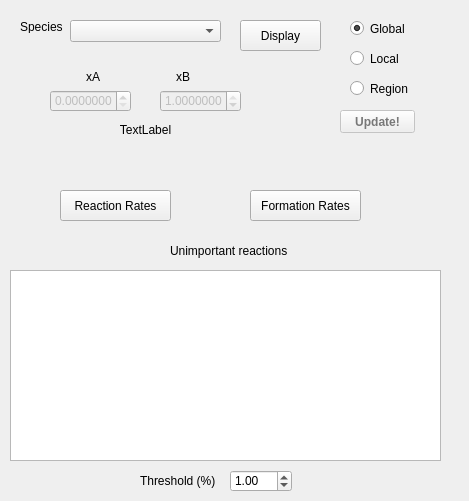
<?xml version="1.0" encoding="UTF-8"?>
<ui version="4.0">
 <class>QW_Panel_ROPAClass</class>
 <widget class="QWidget" name="QW_Panel_ROPAClass">
  <property name="geometry">
   <rect>
    <x>0</x>
    <y>0</y>
    <width>469</width>
    <height>501</height>
   </rect>
  </property>
  <property name="windowTitle">
   <string>Rate of Production Analysis</string>
  </property>
  <widget class="QComboBox" name="comboBox_IntegralSpecies">
   <property name="geometry">
    <rect>
     <x>70</x>
     <y>20</y>
     <width>151</width>
     <height>22</height>
    </rect>
   </property>
  </widget>
  <widget class="QLabel" name="label_IntegralSpecies">
   <property name="geometry">
    <rect>
     <x>20</x>
     <y>20</y>
     <width>46</width>
     <height>13</height>
    </rect>
   </property>
   <property name="text">
    <string>Species</string>
   </property>
  </widget>
  <widget class="QPushButton" name="pushButton_UnimportantReactions_2">
   <property name="geometry">
    <rect>
     <x>240</x>
     <y>20</y>
     <width>81</width>
     <height>31</height>
    </rect>
   </property>
   <property name="text">
    <string>Display</string>
   </property>
  </widget>
  <widget class="QTextEdit" name="textEdit_UnimportantReactions">
   <property name="geometry">
    <rect>
     <x>10</x>
     <y>270</y>
     <width>431</width>
     <height>191</height>
    </rect>
   </property>
   <property name="font">
    <font>
     <family>Courier</family>
    </font>
   </property>
  </widget>
  <widget class="QDoubleSpinBox" name="doubleSpinBox_IntegralSpecies">
   <property name="geometry">
    <rect>
     <x>230</x>
     <y>470</y>
     <width>62</width>
     <height>22</height>
    </rect>
   </property>
   <property name="minimum">
    <double>0.010000000000000</double>
   </property>
   <property name="maximum">
    <double>10.000000000000000</double>
   </property>
   <property name="singleStep">
    <double>0.010000000000000</double>
   </property>
   <property name="value">
    <double>1.000000000000000</double>
   </property>
  </widget>
  <widget class="QLabel" name="label_IntegralSpecies_2">
   <property name="geometry">
    <rect>
     <x>170</x>
     <y>240</y>
     <width>121</width>
     <height>21</height>
    </rect>
   </property>
   <property name="text">
    <string>Unimportant reactions</string>
   </property>
  </widget>
  <widget class="QLabel" name="label_IntegralSpecies_3">
   <property name="geometry">
    <rect>
     <x>140</x>
     <y>470</y>
     <width>81</width>
     <height>21</height>
    </rect>
   </property>
   <property name="text">
    <string>Threshold (%)</string>
   </property>
  </widget>
  <widget class="QRadioButton" name="ropaRadioButton_Global">
   <property name="geometry">
    <rect>
     <x>350</x>
     <y>20</y>
     <width>82</width>
     <height>17</height>
    </rect>
   </property>
   <property name="text">
    <string>Global</string>
   </property>
   <property name="checked">
    <bool>true</bool>
   </property>
  </widget>
  <widget class="QRadioButton" name="ropaRadioButton_Local">
   <property name="geometry">
    <rect>
     <x>350</x>
     <y>50</y>
     <width>82</width>
     <height>17</height>
    </rect>
   </property>
   <property name="text">
    <string>Local</string>
   </property>
  </widget>
  <widget class="QRadioButton" name="ropaRadioButton_Region">
   <property name="geometry">
    <rect>
     <x>350</x>
     <y>80</y>
     <width>82</width>
     <height>17</height>
    </rect>
   </property>
   <property name="text">
    <string>Region</string>
   </property>
  </widget>
  <widget class="QLabel" name="label">
   <property name="geometry">
    <rect>
     <x>70</x>
     <y>70</y>
     <width>46</width>
     <height>13</height>
    </rect>
   </property>
   <property name="text">
    <string>xA</string>
   </property>
   <property name="alignment">
    <set>Qt::AlignCenter</set>
   </property>
  </widget>
  <widget class="QLabel" name="label_2">
   <property name="geometry">
    <rect>
     <x>160</x>
     <y>70</y>
     <width>46</width>
     <height>13</height>
    </rect>
   </property>
   <property name="text">
    <string>xB</string>
   </property>
   <property name="alignment">
    <set>Qt::AlignCenter</set>
   </property>
  </widget>
  <widget class="QDoubleSpinBox" name="doubleSpinBox_xA">
   <property name="enabled">
    <bool>false</bool>
   </property>
   <property name="geometry">
    <rect>
     <x>50</x>
     <y>90</y>
     <width>81</width>
     <height>22</height>
    </rect>
   </property>
   <property name="decimals">
    <number>7</number>
   </property>
   <property name="minimum">
    <double>0.000000000000000</double>
   </property>
   <property name="maximum">
    <double>10.000000000000000</double>
   </property>
   <property name="singleStep">
    <double>0.010000000000000</double>
   </property>
   <property name="value">
    <double>0.000000000000000</double>
   </property>
  </widget>
  <widget class="QDoubleSpinBox" name="doubleSpinBox_xB">
   <property name="enabled">
    <bool>false</bool>
   </property>
   <property name="geometry">
    <rect>
     <x>160</x>
     <y>90</y>
     <width>81</width>
     <height>22</height>
    </rect>
   </property>
   <property name="decimals">
    <number>7</number>
   </property>
   <property name="minimum">
    <double>0.000000000000000</double>
   </property>
   <property name="maximum">
    <double>1.000000000000000</double>
   </property>
   <property name="singleStep">
    <double>0.010000000000000</double>
   </property>
   <property name="value">
    <double>1.000000000000000</double>
   </property>
  </widget>
  <widget class="QLabel" name="label_x_coordinate">
   <property name="geometry">
    <rect>
     <x>60</x>
     <y>120</y>
     <width>171</width>
     <height>20</height>
    </rect>
   </property>
   <property name="text">
    <string>TextLabel</string>
   </property>
   <property name="alignment">
    <set>Qt::AlignCenter</set>
   </property>
  </widget>
  <widget class="QPushButton" name="pushButton_Update">
   <property name="enabled">
    <bool>false</bool>
   </property>
   <property name="geometry">
    <rect>
     <x>340</x>
     <y>110</y>
     <width>75</width>
     <height>23</height>
    </rect>
   </property>
   <property name="palette">
    <palette>
     <active>
      <colorrole role="Text">
       <brush brushstyle="SolidPattern">
        <color alpha="255">
         <red>0</red>
         <green>0</green>
         <blue>0</blue>
        </color>
       </brush>
      </colorrole>
      <colorrole role="ButtonText">
       <brush brushstyle="SolidPattern">
        <color alpha="255">
         <red>170</red>
         <green>0</green>
         <blue>0</blue>
        </color>
       </brush>
      </colorrole>
     </active>
     <inactive>
      <colorrole role="Text">
       <brush brushstyle="SolidPattern">
        <color alpha="255">
         <red>0</red>
         <green>0</green>
         <blue>0</blue>
        </color>
       </brush>
      </colorrole>
      <colorrole role="ButtonText">
       <brush brushstyle="SolidPattern">
        <color alpha="255">
         <red>170</red>
         <green>0</green>
         <blue>0</blue>
        </color>
       </brush>
      </colorrole>
     </inactive>
     <disabled>
      <colorrole role="Text">
       <brush brushstyle="SolidPattern">
        <color alpha="255">
         <red>120</red>
         <green>120</green>
         <blue>120</blue>
        </color>
       </brush>
      </colorrole>
      <colorrole role="ButtonText">
       <brush brushstyle="SolidPattern">
        <color alpha="255">
         <red>120</red>
         <green>120</green>
         <blue>120</blue>
        </color>
       </brush>
      </colorrole>
     </disabled>
    </palette>
   </property>
   <property name="font">
    <font>
     <weight>75</weight>
     <bold>true</bold>
    </font>
   </property>
   <property name="toolTip">
    <string extracomment="Remember to press this button when you change your options!"/>
   </property>
   <property name="text">
    <string>Update!</string>
   </property>
  </widget>
  <widget class="QPushButton" name="pushButton_ReactionRates">
   <property name="geometry">
    <rect>
     <x>60</x>
     <y>190</y>
     <width>111</width>
     <height>31</height>
    </rect>
   </property>
   <property name="text">
    <string>Reaction Rates</string>
   </property>
  </widget>
  <widget class="QPushButton" name="pushButton_FormationRates">
   <property name="geometry">
    <rect>
     <x>250</x>
     <y>190</y>
     <width>111</width>
     <height>31</height>
    </rect>
   </property>
   <property name="text">
    <string>Formation Rates</string>
   </property>
  </widget>
 </widget>
 <layoutdefault spacing="6" margin="11"/>
 <resources/>
 <connections>
  <connection>
   <sender>pushButton_UnimportantReactions_2</sender>
   <signal>clicked()</signal>
   <receiver>QW_Panel_ROPAClass</receiver>
   <slot>display_integralspecies()</slot>
   <hints>
    <hint type="sourcelabel">
     <x>282</x>
     <y>46</y>
    </hint>
    <hint type="destinationlabel">
     <x>364</x>
     <y>76</y>
    </hint>
   </hints>
  </connection>
  <connection>
   <sender>doubleSpinBox_IntegralSpecies</sender>
   <signal>valueChanged(double)</signal>
   <receiver>QW_Panel_ROPAClass</receiver>
   <slot>update_unimportantreactions()</slot>
   <hints>
    <hint type="sourcelabel">
     <x>230</x>
     <y>470</y>
    </hint>
    <hint type="destinationlabel">
     <x>383</x>
     <y>260</y>
    </hint>
   </hints>
  </connection>
  <connection>
   <sender>pushButton_Update</sender>
   <signal>clicked()</signal>
   <receiver>QW_Panel_ROPAClass</receiver>
   <slot>update_rateofproductionanalysis()</slot>
   <hints>
    <hint type="sourcelabel">
     <x>398</x>
     <y>120</y>
    </hint>
    <hint type="destinationlabel">
     <x>446</x>
     <y>101</y>
    </hint>
   </hints>
  </connection>
  <connection>
   <sender>ropaRadioButton_Global</sender>
   <signal>toggled(bool)</signal>
   <receiver>QW_Panel_ROPAClass</receiver>
   <slot>update_updatescreen()</slot>
   <hints>
    <hint type="sourcelabel">
     <x>394</x>
     <y>30</y>
    </hint>
    <hint type="destinationlabel">
     <x>444</x>
     <y>49</y>
    </hint>
   </hints>
  </connection>
  <connection>
   <sender>ropaRadioButton_Local</sender>
   <signal>toggled(bool)</signal>
   <receiver>QW_Panel_ROPAClass</receiver>
   <slot>update_updatescreen()</slot>
   <hints>
    <hint type="sourcelabel">
     <x>388</x>
     <y>60</y>
    </hint>
    <hint type="destinationlabel">
     <x>418</x>
     <y>69</y>
    </hint>
   </hints>
  </connection>
  <connection>
   <sender>ropaRadioButton_Region</sender>
   <signal>toggled(bool)</signal>
   <receiver>QW_Panel_ROPAClass</receiver>
   <slot>update_updatescreen()</slot>
   <hints>
    <hint type="sourcelabel">
     <x>352</x>
     <y>90</y>
    </hint>
    <hint type="destinationlabel">
     <x>300</x>
     <y>94</y>
    </hint>
   </hints>
  </connection>
  <connection>
   <sender>doubleSpinBox_xA</sender>
   <signal>valueChanged(double)</signal>
   <receiver>QW_Panel_ROPAClass</receiver>
   <slot>update_updatescreen()</slot>
   <hints>
    <hint type="sourcelabel">
     <x>84</x>
     <y>98</y>
    </hint>
    <hint type="destinationlabel">
     <x>38</x>
     <y>137</y>
    </hint>
   </hints>
  </connection>
  <connection>
   <sender>doubleSpinBox_xB</sender>
   <signal>valueChanged(double)</signal>
   <receiver>QW_Panel_ROPAClass</receiver>
   <slot>update_updatescreen()</slot>
   <hints>
    <hint type="sourcelabel">
     <x>165</x>
     <y>103</y>
    </hint>
    <hint type="destinationlabel">
     <x>246</x>
     <y>125</y>
    </hint>
   </hints>
  </connection>
  <connection>
   <sender>pushButton_ReactionRates</sender>
   <signal>clicked()</signal>
   <receiver>QW_Panel_ROPAClass</receiver>
   <slot>openReactionRatesChart()</slot>
   <hints>
    <hint type="sourcelabel">
     <x>137</x>
     <y>201</y>
    </hint>
    <hint type="destinationlabel">
     <x>183</x>
     <y>174</y>
    </hint>
   </hints>
  </connection>
  <connection>
   <sender>pushButton_FormationRates</sender>
   <signal>clicked()</signal>
   <receiver>QW_Panel_ROPAClass</receiver>
   <slot>openFormationRatesChart()</slot>
   <hints>
    <hint type="sourcelabel">
     <x>324</x>
     <y>204</y>
    </hint>
    <hint type="destinationlabel">
     <x>427</x>
     <y>183</y>
    </hint>
   </hints>
  </connection>
 </connections>
 <slots>
  <slot>display_integralspecies()</slot>
  <slot>update_unimportantreactions()</slot>
  <slot>update_rateofproductionanalysis()</slot>
  <slot>update_updatescreen()</slot>
  <slot>openReactionRatesChart()</slot>
  <slot>openFormationRatesChart()</slot>
 </slots>
</ui>
